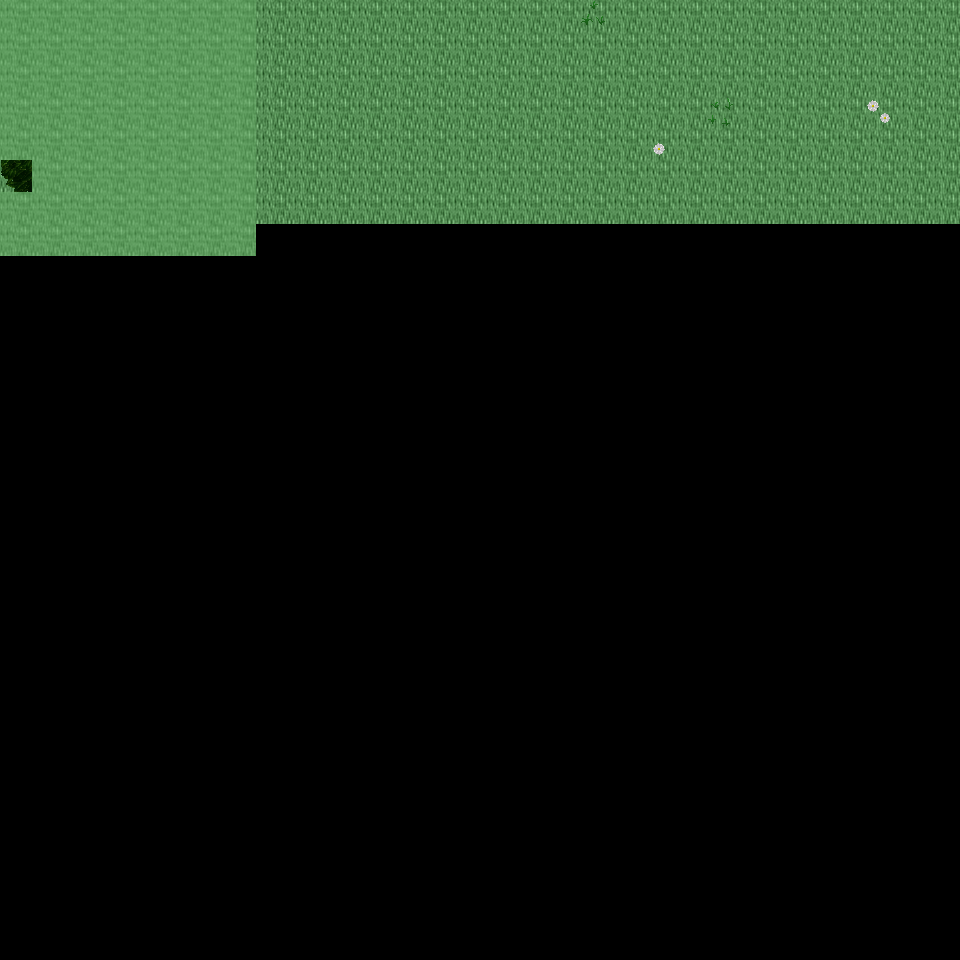

Tiled map render using the project's own tile images. Description and the map definition, with tile-layer contents summarised, below:
An orthogonal 30x30 tile map with 32x32 px tiles, 6 tile layers (Ground, Object, Object2, Above, ...), 26 tilesets and 3 objects (3x mapExit).

<map version="1.0" orientation="orthogonal" renderorder="right-down" width="30" height="30" tilewidth="32" tileheight="32" nextobjectid="4">
  <tileset firstgid="1" name="tileset_ground_ground" tilewidth="32" tileheight="32" tilecount="33" columns="3">
    <image source="../drawable/tileset_ground_ground.png" width="96" height="352" />
  </tileset>
  <tileset firstgid="34" name="tileset_building_castle" tilewidth="32" tileheight="32" tilecount="320" columns="20">
    <image source="../drawable/tileset_building_castle.png" width="640" height="512" />
  </tileset>
  <tileset firstgid="354" name="tileset_plant_flower_daisy_white" tilewidth="32" tileheight="32" tilecount="8" columns="2">
    <image source="../drawable/tileset_plant_flower_daisy_white.png" width="64" height="128" />
  </tileset>
  <tileset firstgid="362" name="tileset_ground_mud_patch" tilewidth="32" tileheight="32" tilecount="4" columns="4">
    <image source="../drawable/tileset_ground_mud_patch.png" width="128" height="32" />
  </tileset>
  <tileset firstgid="366" name="tileset_plant_grasses" tilewidth="32" tileheight="32" tilecount="6" columns="3">
    <image source="../drawable/tileset_plant_grasses.png" width="96" height="64" />
  </tileset>
  <tileset firstgid="372" name="tileset_ground_cobbled_paving" tilewidth="32" tileheight="32" tilecount="1" columns="1">
    <image source="../drawable/tileset_ground_cobbled_paving.png" width="32" height="32" />
  </tileset>
  <tileset firstgid="373" name="tileset_plant_bush_bushes" tilewidth="32" tileheight="32" tilecount="10" columns="5">
    <image source="../drawable/tileset_plant_bush_bushes.png" width="160" height="64" />
  </tileset>
  <tileset firstgid="383" name="tileset_ground_grass_edges" tilewidth="32" tileheight="32" tilecount="36" columns="12">
    <image source="../drawable/tileset_ground_grass_edges.png" width="384" height="96" />
  </tileset>
  <tileset firstgid="419" name="tileset_ground_grass_corners" tilewidth="32" tileheight="32" tilecount="24" columns="6">
    <image source="../drawable/tileset_ground_grass_corners.png" width="192" height="128" />
  </tileset>
  <tileset firstgid="443" name="tileset_plant_tree_tree_darkgreen" tilewidth="32" tileheight="32" tilecount="88" columns="8">
    <image source="../drawable/tileset_plant_tree_tree_darkgreen.png" width="256" height="352" />
  </tileset>
  <tileset firstgid="531" name="tileset_plant_flower_daisy_yellow" tilewidth="32" tileheight="32" tilecount="8" columns="2">
    <image source="../drawable/tileset_plant_flower_daisy_yellow.png" width="64" height="128" />
  </tileset>
  <tileset firstgid="539" name="tileset_plant_flower_daisy_red" tilewidth="32" tileheight="32" tilecount="8" columns="2">
    <image source="../drawable/tileset_plant_flower_daisy_red.png" width="64" height="128" />
  </tileset>
  <tileset firstgid="547" name="tileset_plant_flower_daisy_blue" tilewidth="32" tileheight="32" tilecount="8" columns="2">
    <image source="../drawable/tileset_plant_flower_daisy_blue.png" width="64" height="128" />
  </tileset>
  <tileset firstgid="555" name="tileset_building_fence_fence_chunky" tilewidth="32" tileheight="32" tilecount="21" columns="3">
    <image source="../drawable/tileset_building_fence_fence_chunky.png" width="96" height="224" />
  </tileset>
  <tileset firstgid="576" name="tileset_plant_bush_hedge" tilewidth="32" tileheight="32" tilecount="35" columns="5">
    <image source="../drawable/tileset_plant_bush_hedge.png" width="160" height="224" />
  </tileset>
  <tileset firstgid="611" name="tileset_plant_stump_stump_green" tilewidth="32" tileheight="32" tilecount="4" columns="2">
    <image source="../drawable/tileset_plant_stump_stump_green.png" width="64" height="64" />
  </tileset>
  <tileset firstgid="615" name="tileset_plant_stump_stump_brown" tilewidth="32" tileheight="32" tilecount="4" columns="2">
    <image source="../drawable/tileset_plant_stump_stump_brown.png" width="64" height="64" />
  </tileset>
  <tileset firstgid="619" name="tileset_logic_item_resources" tilewidth="32" tileheight="32" tilecount="6" columns="6">
    <image source="../drawable/tileset_logic_item_resources.png" width="192" height="32" />
  </tileset>
  <tileset firstgid="625" name="tileset_logic_portal" tilewidth="32" tileheight="32" tilecount="24" columns="8">
    <image source="../drawable/tileset_logic_portal.png" width="256" height="96" />
  </tileset>
  <tileset firstgid="649" name="tileset_logic_creature_mummy" tilewidth="32" tileheight="32" tilecount="2" columns="2">
    <image source="../drawable/tileset_logic_creature_mummy.png" width="64" height="32" />
  </tileset>
  <tileset firstgid="651" name="tileset_logic_creature_animal" tilewidth="32" tileheight="32" tilecount="32" columns="8">
    <image source="../drawable/tileset_logic_creature_animal.png" width="256" height="128" />
  </tileset>
  <tileset firstgid="683" name="tileset_logic_collision" tilewidth="32" tileheight="32" tilecount="1" columns="1">
    <image source="../drawable/tileset_logic_collision.png" width="32" height="32" />
  </tileset>
  <tileset firstgid="684" name="tileset_ground_grass_2" tilewidth="32" tileheight="32" tilecount="21" columns="3">
    <image source="../drawable/tileset_ground_grass_2.png" width="96" height="224" />
  </tileset>
  <tileset firstgid="705" name="tileset_logic_protection" tilewidth="32" tileheight="32" tilecount="2" columns="2">
    <image source="../drawable/tileset_logic_protection.png" width="64" height="32" />
  </tileset>
  <tileset firstgid="707" name="tileset_logic_creature_undead_skeleton" tilewidth="32" tileheight="32" tilecount="6" columns="6">
    <image source="../drawable/tileset_logic_creature_undead_skeleton.png" width="192" height="32" />
  </tileset>
  <tileset firstgid="713" name="tileset_logic_creature_troll" tilewidth="32" tileheight="32" tilecount="4" columns="4">
    <image source="../drawable/tileset_logic_creature_troll.png" width="128" height="32" />
  </tileset>
  <layer name="Ground" width="30" height="30">
    <data>[900 cells, 218 non-empty, 1 distinct tile ids]</data>
  </layer>
  <layer name="Object" width="30" height="30">
    <data>[900 cells, 14 non-empty, 14 distinct tile ids]</data>
  </layer>
  <layer name="Object2" width="30" height="30">
    <data>[900 cells, 0 non-empty, 0 distinct tile ids]</data>
  </layer>
  <layer name="Above" width="30" height="30">
    <data>[900 cells, 62 non-empty, 23 distinct tile ids]</data>
  </layer>
  <layer name="Above2" width="30" height="30">
    <data>[900 cells, 0 non-empty, 0 distinct tile ids]</data>
  </layer>
  <layer name="Walkable" width="30" height="30">
    <data>[900 cells, 63 non-empty, 1 distinct tile ids]</data>
  </layer>
  <objectgroup name="MapEvents">
    <object id="1" name="north" type="mapExit" x="256" y="0" width="704" height="32">
      <properties>
        <property name="map" value="level_0_x106_y79" />
        <property name="x" value="8" />
        <property name="y" value="28" />
      </properties>
    </object>
    <object id="2" name="west" type="mapExit" x="0" y="160" width="32" height="32">
      <properties>
        <property name="map" value="level_0_x105_y80" />
        <property name="x" value="28" />
        <property name="y" value="5" />
      </properties>
    </object>
    <object id="3" name="west2" type="mapExit" x="0" y="256" width="32" height="704">
      <properties>
        <property name="map" value="level_0_x105_y80" />
        <property name="x" value="28" />
        <property name="y" value="8" />
      </properties>
    </object>
  </objectgroup>
</map>
